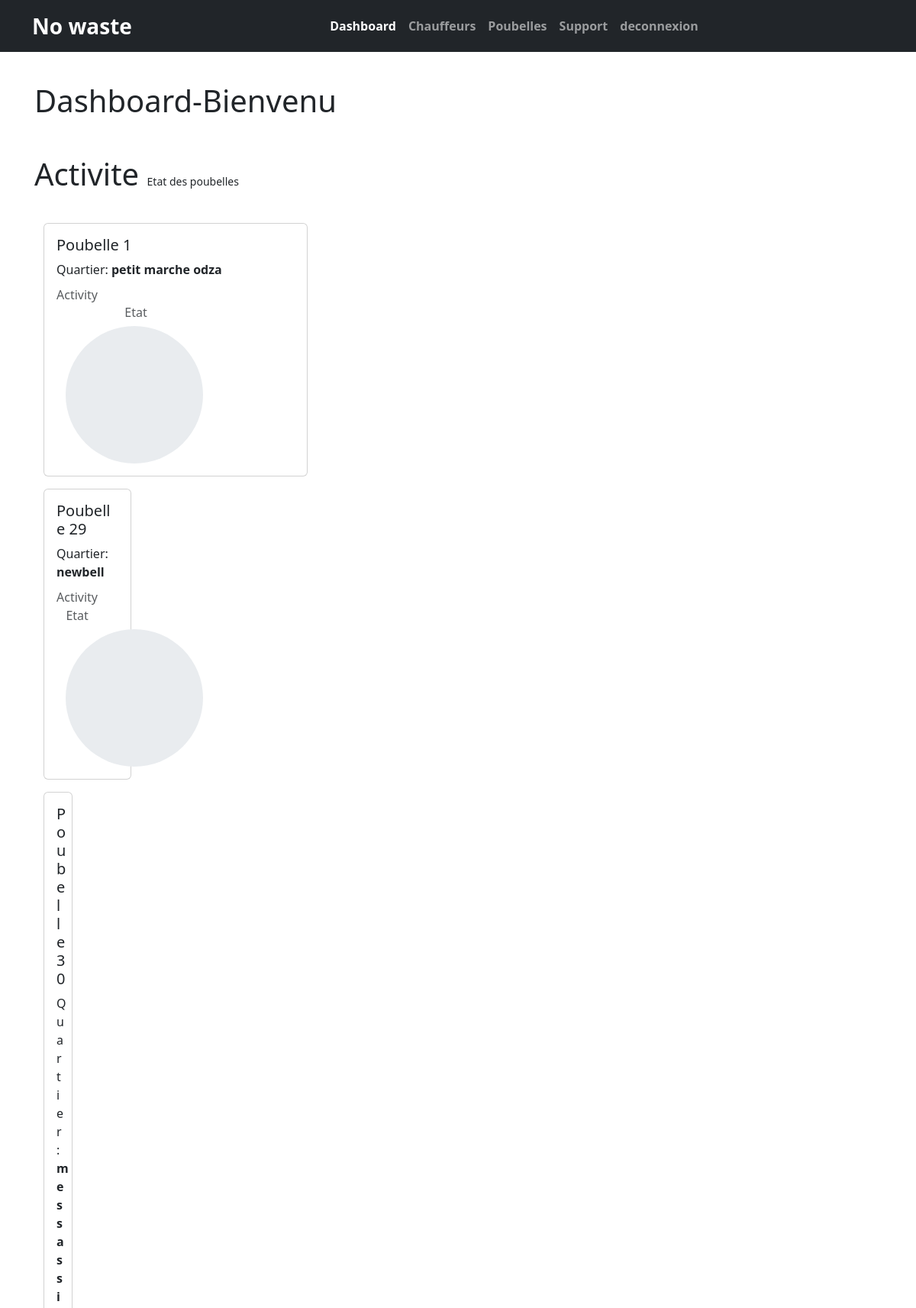
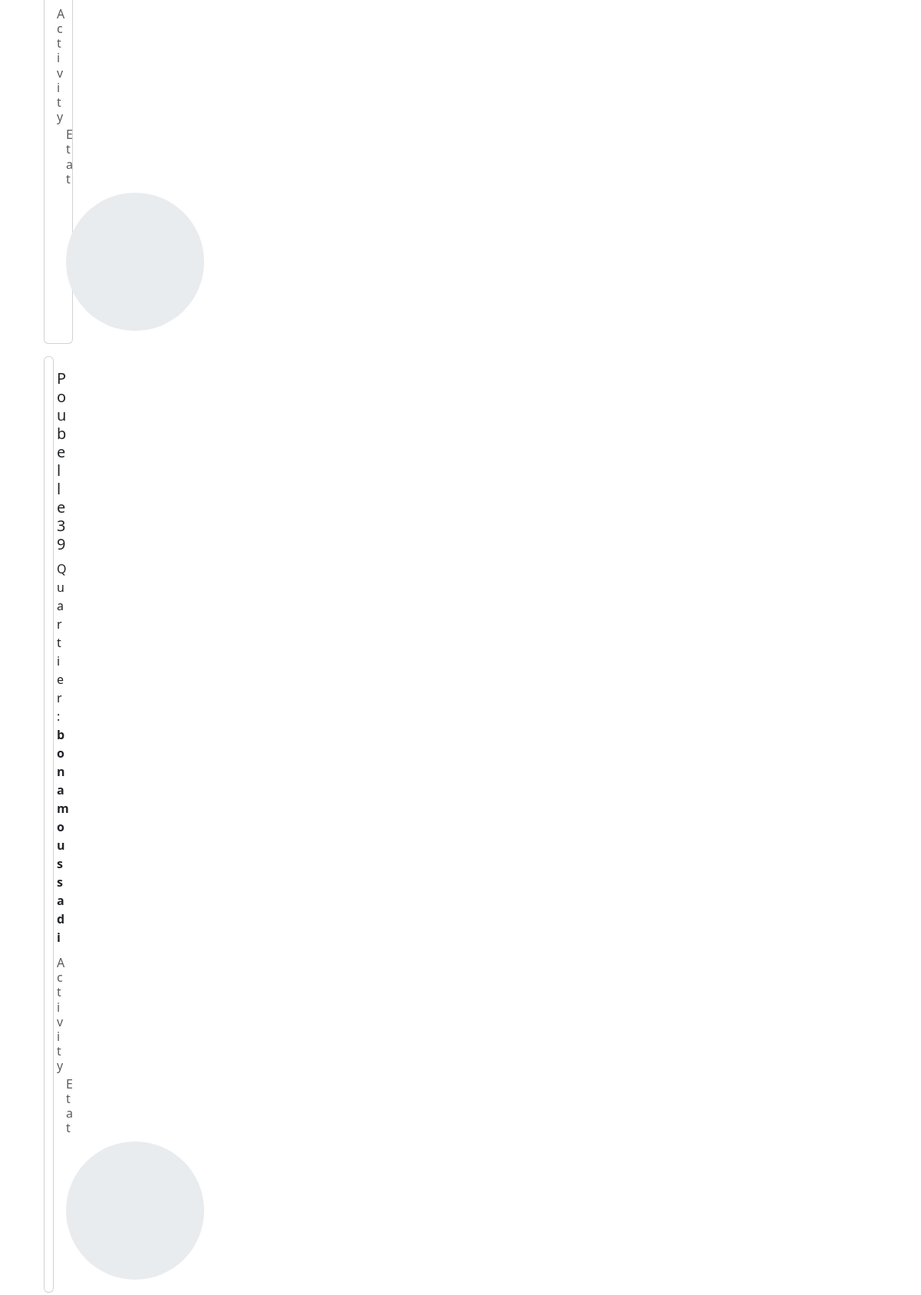
Page /dashboard.php (upper part) on the committed database (2 pictures, top to bottom).
### tables this page shows
CREATE TABLE IF NOT EXISTS `poubelles` (
  `idPoubelle` int NOT NULL AUTO_INCREMENT,
  `ville` varchar(250) NOT NULL,
  `quartier` varchar(250) NOT NULL,
  `description` text NOT NULL,
  `niveau` float NOT NULL,
  PRIMARY KEY (`idPoubelle`)
);

### dashboard.php (the view, shortened to what this page needs)
<?php
include_once("headers.php");
include_once("main.php");
?>
<h1 data-aos="zoom-in-up" class="mt-5">Dashboard-Bienvenu <?php echo ($_SESSION['login']); ?></h1>
<main>
    <section data-aos="zoom-in-up" id="diagram" class="mt-5">
        <h1 data-aos="zoom-in-up" class="mt-5 mb-4">Activite <small style="font-size:14px">Etat des poubelles</small></h1>
        <?php
        $query = "select * from poubelles";
        $pdostml = $pdo->prepare($query);
        $pdostml->execute();
        ?>
        <div class="container">
            <div class="row">
                <?php while ($ligne = $pdostml->fetch(PDO::FETCH_ASSOC)) :
                ?>
                    <div class="col-lg-4 col-12 col-md-6  mt-3">
                        <div class="card">
                            <div class="card-body">
                                <h5 class="card-title">Poubelle <?php echo $ligne["idPoubelle"]; ?></h5>
                                <p class="card-text">Quartier: <b><?php echo $ligne["quartier"]; ?></b></p>
                                <h6 class="card-subtitle mb-2 text-body-secondary">Activity</h6>
                                <div class="row mx-auto">
                                    <div class="col-lg-8 col-12 text-center">
                                        <h6 class="card-subtitle mb-2 text-body-secondary">Etat</h6>
                                        <div class="progress" role="progressbar" aria-label="" aria-valuenow="0" aria-valuemin="0" aria-valuemax="100">
                                        </div>
                                    </div>
                                </div>
                            </div>
                        </div>
                    <?php endwhile; ?>
                    </div>
            </div>
        </div>
    </section>
</main>
<?php include_once("footer.php"); ?>

### css/style.css (style rules this page uses)
:root { --white:#fff; --light:#f3f4ee; --fuscha:hsl(334, 94%, 57%); --desaturate-fusha:hsla(334, 94%, 57%,0.15); --desaturate-fusha-2:hsla(334, 94%, 57%,0.1); --cyan:hsla(184, 46%, 57%); --desaturate-cyan:hsla(184, 46%, 57%,0.25); --desaturate-cyan-2:hsla(184, 46%, 57%,0.15); --light-blue:#bbeef1; --pinkless:#fff3e0; --yellow: #f1b813; --text-color-primary: #314657; --text-color-secondary: #58626e; --text-color-third: #9db3be; --box-shadow-card: 8px 8px 32px var(--desaturate-fuscha); --box-shadow-card-2: 8px 8px 32px var(--desaturate-cyan); --box-sidebar: 2px 4px 16px var(--desaturate-cyan-2); --padding-card: 28px; --border-raduis-rounded: 50%; --border-raduis-4: 4px; --border-raduis-8: 8px; --border-raduis-12: 12px; --border-raduis-card: var(--padding-card); }

### css/diagram.css (style rules this page uses)
.progress { height: 180px; width: 180px; border-radius: 50%; border: 5px solid transparent; }

### rows in the picture
poubelles: idPoubelle "1", quartier "petit marche odza"
poubelles: idPoubelle "29", quartier "newbell"
poubelles: idPoubelle "30", quartier "messassi"
poubelles: idPoubelle "39", quartier "bonamoussadi"
